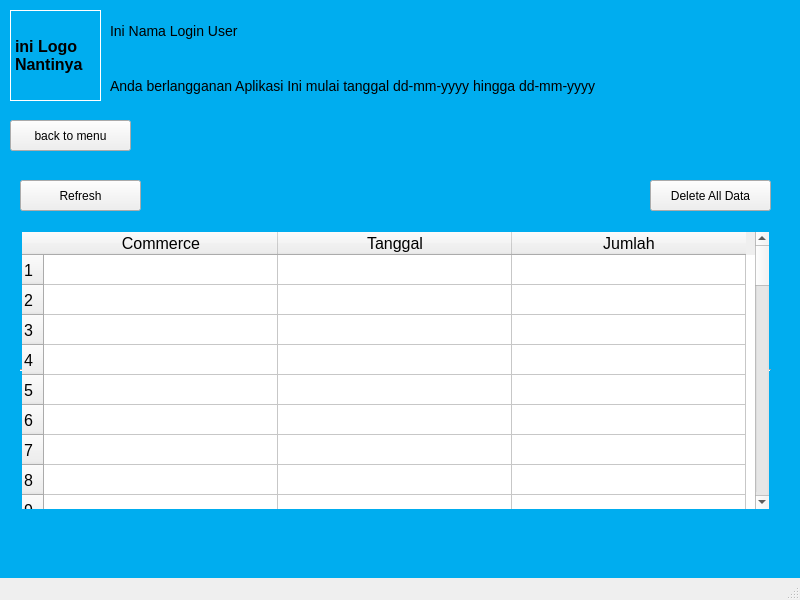
<?xml version="1.0" encoding="UTF-8"?>
<ui version="4.0">
 <class>ViewMenu</class>
 <widget class="QMainWindow" name="ViewMenu">
  <property name="geometry">
   <rect>
    <x>0</x>
    <y>0</y>
    <width>800</width>
    <height>600</height>
   </rect>
  </property>
  <property name="minimumSize">
   <size>
    <width>800</width>
    <height>600</height>
   </size>
  </property>
  <property name="maximumSize">
   <size>
    <width>800</width>
    <height>600</height>
   </size>
  </property>
  <property name="windowTitle">
   <string>SIMAKET</string>
  </property>
  <widget class="QWidget" name="centralwidget">
   <widget class="QWidget" name="widget" native="true">
    <property name="geometry">
     <rect>
      <x>0</x>
      <y>0</y>
      <width>800</width>
      <height>600</height>
     </rect>
    </property>
    <property name="minimumSize">
     <size>
      <width>800</width>
      <height>600</height>
     </size>
    </property>
    <property name="maximumSize">
     <size>
      <width>800</width>
      <height>600</height>
     </size>
    </property>
    <widget class="QLabel" name="label">
     <property name="geometry">
      <rect>
       <x>0</x>
       <y>0</y>
       <width>800</width>
       <height>600</height>
      </rect>
     </property>
     <property name="minimumSize">
      <size>
       <width>800</width>
       <height>600</height>
      </size>
     </property>
     <property name="maximumSize">
      <size>
       <width>800</width>
       <height>600</height>
      </size>
     </property>
     <property name="styleSheet">
      <string notr="true">background-color: rgb(0, 173, 239);</string>
     </property>
     <property name="text">
      <string/>
     </property>
    </widget>
    <widget class="QLabel" name="label_2">
     <property name="geometry">
      <rect>
       <x>10</x>
       <y>10</y>
       <width>91</width>
       <height>91</height>
      </rect>
     </property>
     <property name="font">
      <font>
       <pointsize>12</pointsize>
       <weight>75</weight>
       <bold>true</bold>
      </font>
     </property>
     <property name="styleSheet">
      <string notr="true">border:1px solid white;</string>
     </property>
     <property name="text">
      <string>ini Logo Nantinya</string>
     </property>
     <property name="wordWrap">
      <bool>true</bool>
     </property>
    </widget>
    <widget class="QLabel" name="lblNama">
     <property name="geometry">
      <rect>
       <x>110</x>
       <y>15</y>
       <width>691</width>
       <height>31</height>
      </rect>
     </property>
     <property name="styleSheet">
      <string notr="true">font-size:14px;
font-weight:350;</string>
     </property>
     <property name="text">
      <string>Ini Nama Login User</string>
     </property>
    </widget>
    <widget class="QLabel" name="lblSubsribe">
     <property name="geometry">
      <rect>
       <x>110</x>
       <y>70</y>
       <width>691</width>
       <height>31</height>
      </rect>
     </property>
     <property name="styleSheet">
      <string notr="true">font-size:14px;
font-weight:250;</string>
     </property>
     <property name="text">
      <string>Anda berlangganan Aplikasi Ini mulai tanggal dd-mm-yyyy hingga dd-mm-yyyy</string>
     </property>
    </widget>
    <widget class="QPushButton" name="btnBack">
     <property name="geometry">
      <rect>
       <x>10</x>
       <y>120</y>
       <width>121</width>
       <height>31</height>
      </rect>
     </property>
     <property name="text">
      <string>back to menu</string>
     </property>
    </widget>
    <widget class="QTableWidget" name="tableView">
     <property name="geometry">
      <rect>
       <x>20</x>
       <y>230</y>
       <width>751</width>
       <height>281</height>
      </rect>
     </property>
     <property name="font">
      <font>
       <family>Tahoma</family>
       <pointsize>12</pointsize>
       <weight>50</weight>
       <bold>false</bold>
      </font>
     </property>
     <property name="autoFillBackground">
      <bool>false</bool>
     </property>
     <property name="styleSheet">
      <string notr="true"/>
     </property>
     <property name="frameShape">
      <enum>QFrame::HLine</enum>
     </property>
     <property name="frameShadow">
      <enum>QFrame::Sunken</enum>
     </property>
     <property name="gridStyle">
      <enum>Qt::SolidLine</enum>
     </property>
     <property name="rowCount">
      <number>50</number>
     </property>
     <attribute name="horizontalHeaderDefaultSectionSize">
      <number>234</number>
     </attribute>
     <attribute name="horizontalHeaderHighlightSections">
      <bool>false</bool>
     </attribute>
     <attribute name="horizontalHeaderShowSortIndicator" stdset="0">
      <bool>true</bool>
     </attribute>
     <row/>
     <row/>
     <row/>
     <row/>
     <row/>
     <row/>
     <row/>
     <row/>
     <row/>
     <row/>
     <row/>
     <row/>
     <row/>
     <row/>
     <row/>
     <row/>
     <row/>
     <row/>
     <row/>
     <row/>
     <row/>
     <row/>
     <row/>
     <row/>
     <row/>
     <row/>
     <row/>
     <row/>
     <row/>
     <row/>
     <row/>
     <row/>
     <row/>
     <row/>
     <row/>
     <row/>
     <row/>
     <row/>
     <row/>
     <row/>
     <row/>
     <row/>
     <row/>
     <row/>
     <row/>
     <row/>
     <row/>
     <row/>
     <row/>
     <row/>
     <column>
      <property name="text">
       <string>Commerce</string>
      </property>
     </column>
     <column>
      <property name="text">
       <string>Tanggal</string>
      </property>
     </column>
     <column>
      <property name="text">
       <string>Jumlah</string>
      </property>
     </column>
    </widget>
    <widget class="QPushButton" name="btnRefresh">
     <property name="geometry">
      <rect>
       <x>20</x>
       <y>180</y>
       <width>121</width>
       <height>31</height>
      </rect>
     </property>
     <property name="text">
      <string>Refresh</string>
     </property>
    </widget>
    <widget class="QPushButton" name="btnDelete">
     <property name="geometry">
      <rect>
       <x>650</x>
       <y>180</y>
       <width>121</width>
       <height>31</height>
      </rect>
     </property>
     <property name="text">
      <string>Delete All Data</string>
     </property>
    </widget>
   </widget>
  </widget>
  <widget class="QMenuBar" name="menubar">
   <property name="geometry">
    <rect>
     <x>0</x>
     <y>0</y>
     <width>800</width>
     <height>21</height>
    </rect>
   </property>
  </widget>
  <widget class="QStatusBar" name="statusbar"/>
 </widget>
 <resources/>
 <connections/>
</ui>
